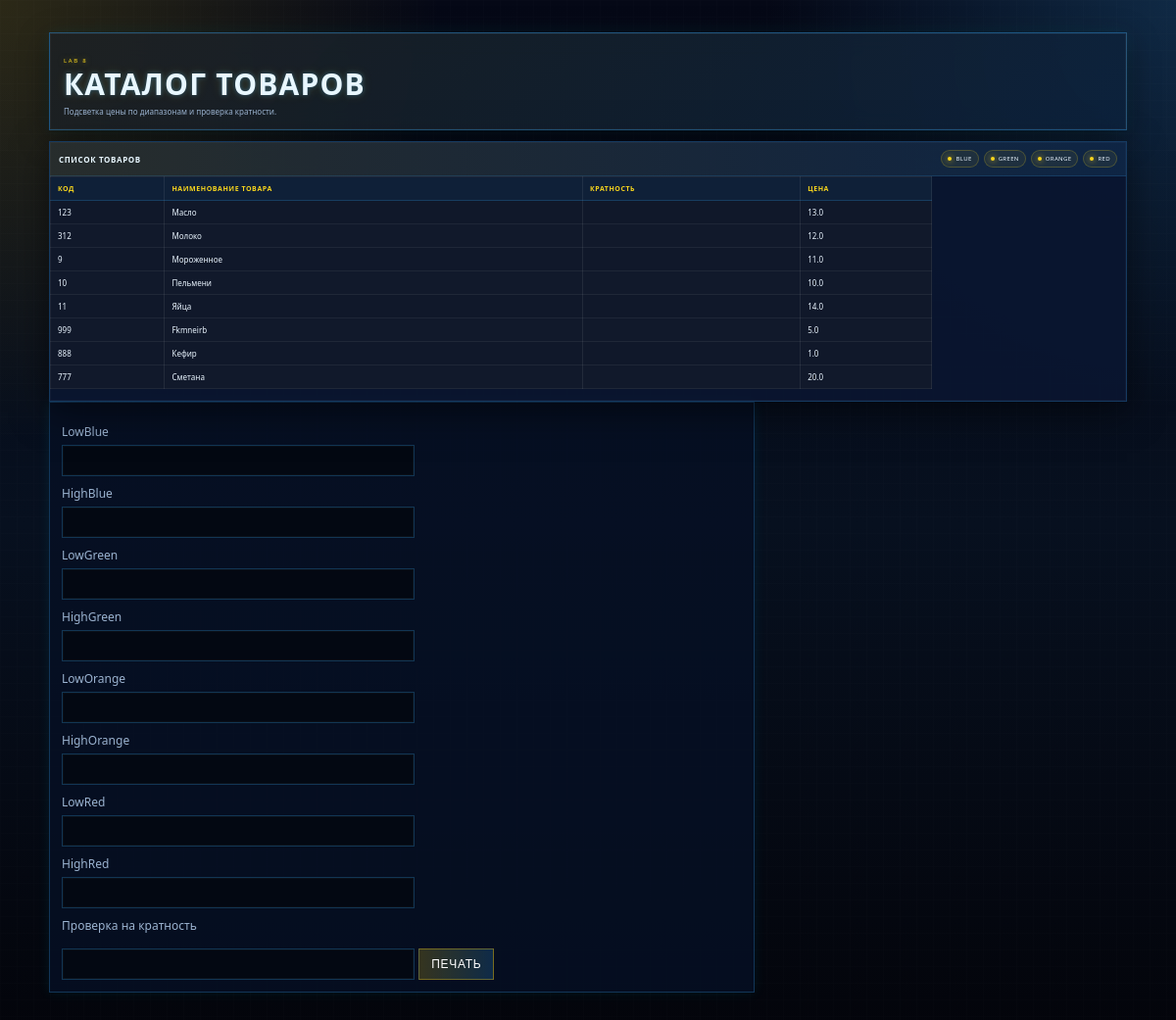
The page / on the database its author committed.
### main/models.py (models this page shows)
class Product(models.Model):
    name = models.CharField(max_length=100)
    code = models.IntegerField()
    price = models.FloatField()

### main/views.py (the view)
# urls.py: 2. Add a URL to urlpatterns:  path('', Home.as_view(), name='home')
class Home(ListView):
    model = Product
    template_name = 'main/index.html'
    context_object_name = 'prod'
    def get_context_data(self, *, object_list=None, **kwargs):
        params = [
            'lowblue', 'highblue',
            'lowgreen', 'highgreen',
            'loworange', 'highorange',
            'lowred', 'highred',
            'multiplicity',
        ]
        context = super().get_context_data(**kwargs)
        for key in params:
            raw = self.request.GET.get(key)
            if raw in (None, ''):
                context[key] = ''
            else:
                try:
                    context[key] = int(raw)
                except (TypeError, ValueError):
                    context[key] = ''
        return context

### main/templates/main/index.html (shortened to what this page needs)
{% load static %}
<!DOCTYPE html>
<html lang="ru">
<head>
    <link rel="stylesheet" href="{% static 'main/css/style.css' %}">
</head>
<body>
<div class="wrap">
    <header class="hero">
        <span class="eyebrow">Lab 8</span>
        <h1>Каталог товаров</h1>
        <p class="subtitle">Подсветка цены по диапазонам и проверка кратности.</p>
    </header>
    <section class="panel">
        <div class="panel-head">
            <strong>Список товаров</strong>
            <div class="chips">
                <span class="chip">Blue</span>
                <span class="chip">Green</span>
                <span class="chip">Orange</span>
                <span class="chip">Red</span>
            </div>
        </div>
        <div class="table-wrap">
            <table>
                <thead>
                <tr>
                    <th>Код</th>
                    <th>Наименование товара</th>
                    <th>Кратность</th>
                    <th>Цена</th>
                </tr>
                </thead>
                <tbody>
                {% for p in prod %}
                    <tr>
                        <td>{{ p.code }}</td>
                        <td>{{ p.name }}</td>
                        <td {% if multiplicity != '' and p.price|divisibleby:multiplicity %}style="background-color: yellow;"{% endif %}></td>
                        <td
                        >
                            {{ p.price }}
                        </td>
                    </tr>
                {% empty %}
                    <tr>
                        <td colspan="4" class="empty">Нет данных</td>
                    </tr>
                {% endfor %}
                </tbody>
            </table>
        </div>
    </section>
    <form action="" method="get">
        <div>
            <label>LowBlue</label>
            <input type="number" name="lowblue" value="{{ lowblue }}">
            <label>HighBlue</label>
            <input type="number" name="highblue" value="{{ highblue }}">
        </div>
        <div>
            <label>LowGreen</label>
            <input type="number" name="lowgreen" value="{{ lowgreen }}">
            <label>HighGreen</label>
            <input type="number" name="highgreen" value="{{ highgreen }}">
        </div>
        <div>
            <label>LowOrange</label>
            <input type="number" name="loworange" value="{{ loworange }}">
            <label>HighOrange</label>
            <input type="number" name="highorange" value="{{ highorange }}">
        </div>
        <div>
            <label>LowRed</label>
            <input type="number" name="lowred" value="{{ lowred }}">
            <label>HighRed</label>
            <input type="number" name="highred" value="{{ highred }}">
        </div>
        <label>Проверка на кратность</label>
        <input type="number" name="multiplicity" value="{{ multiplicity }}">
        <button type="submit">Печать</button>
    </form>
</div>
</body>
</html>

### rows shown on the page
Product: code "123", name "Масло", price "13.0"
Product: code "312", name "Молоко", price "12.0"
Product: code "9", name "Мороженное", price "11.0"
Product: code "10", name "Пельмени", price "10.0"
Product: code "11", name "Яйца", price "14.0"
Product: code "999", name "Fkmneirb", price "5.0"
Product: code "888", name "Кефир", price "1.0"
Product: code "777", name "Сметана", price "20.0"
